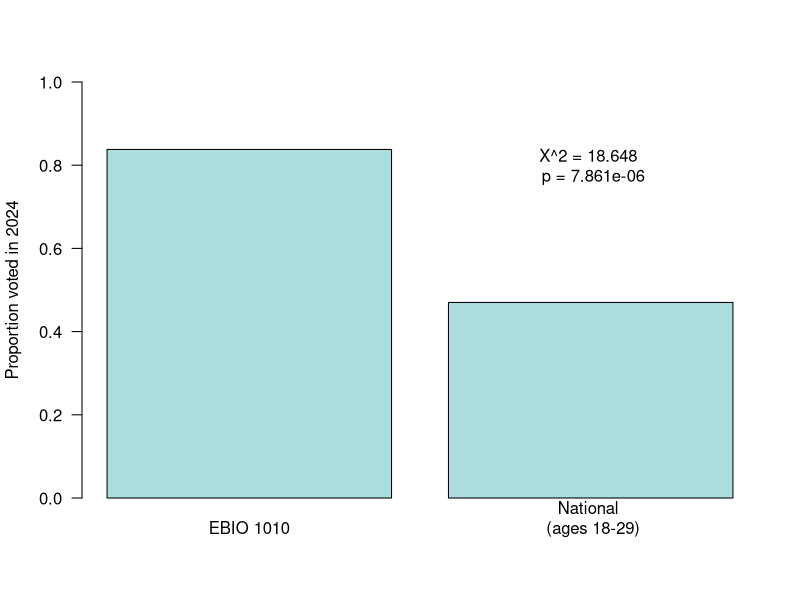

The R source for this figure:
# To learn how to use the test, we will be comparing the proportion of students in the class who voted in this year's election to the 
# national estimate of eligible voters aged 18-29 who voted.

# According to TuftsNow, "almost 50 million young people, defined here as ages 18 to 29, were eligible to vote in the 2024 election; 
# according to the exit poll data, about 42% of them did" 
# (https://now.tufts.edu/2024/11/12/young-voters-shifted-toward-trump-still-favored-harris-overall).

# The syntax of the prop.test() is as follows: prop.test(successes, n, prop, "greater"). "successes" is the count of successes (in this case, the number of EBIO 1010 students who DID vote this year... success!), n is the total number of individuals (in this case, the number of students who voted + those who did not), prop is the proportion we are testing against (in this case, the national estimate = 0.42), and the "greater" is specifying that we are asking whether the class proportion is statistically greater than the national proportion (if successes/n is less than prop, we would use "less" as the final argument). See below for an example:
# proptest_results <- prop.test(successes, n, prop, "greater")

# Your job is to import the class data, generate the objects needed to run the prop.test(), make a graph that shows the parameter of interest, then make a claim. In your claim, state what the null hypothesis is and whether we can reject it, citing specific evidence from your analysis.

# the data
clasdat <- read.csv("data/1010_SP25_survey.csv")
str(clasdat)

# store n
n <- length(clasdat$vote2024)

# store national estimate
natprop <- 0.47

# store voters
yesVoted <- sum(clasdat$vote2024=="Yes")

# prop.test
proptestresults <- prop.test(yesVoted, n, natprop, "greater")
print(proptestresults)
summary(proptestresults)

############## visualize with a barplot ###################

# store the proportion of yes voters
clasprop <- proptestresults$estimate

# barplot it  
barx <- barplot(c(clasprop, natprop), col = "#ABDDDE", ylab = "Proportion voted in 2024", names = c("EBIO 1010", "National \n (ages 18-29)"), ylim = c(0,1), las = 1)

text(1.9, .8, "X^2 = 18.648 \n p = 7.861e-06")
# add text to the plot at coordinates 1.9 and .8 that says the X2 value from the summary then (on a new line) the p-value

################ a claim ############
# There is a miniscule probability of the EBIO 1010 voter proportion being greater than the national proportion due to sampling error 
# (chance); we can reject the null hypothesis of no difference between the two proportions.
